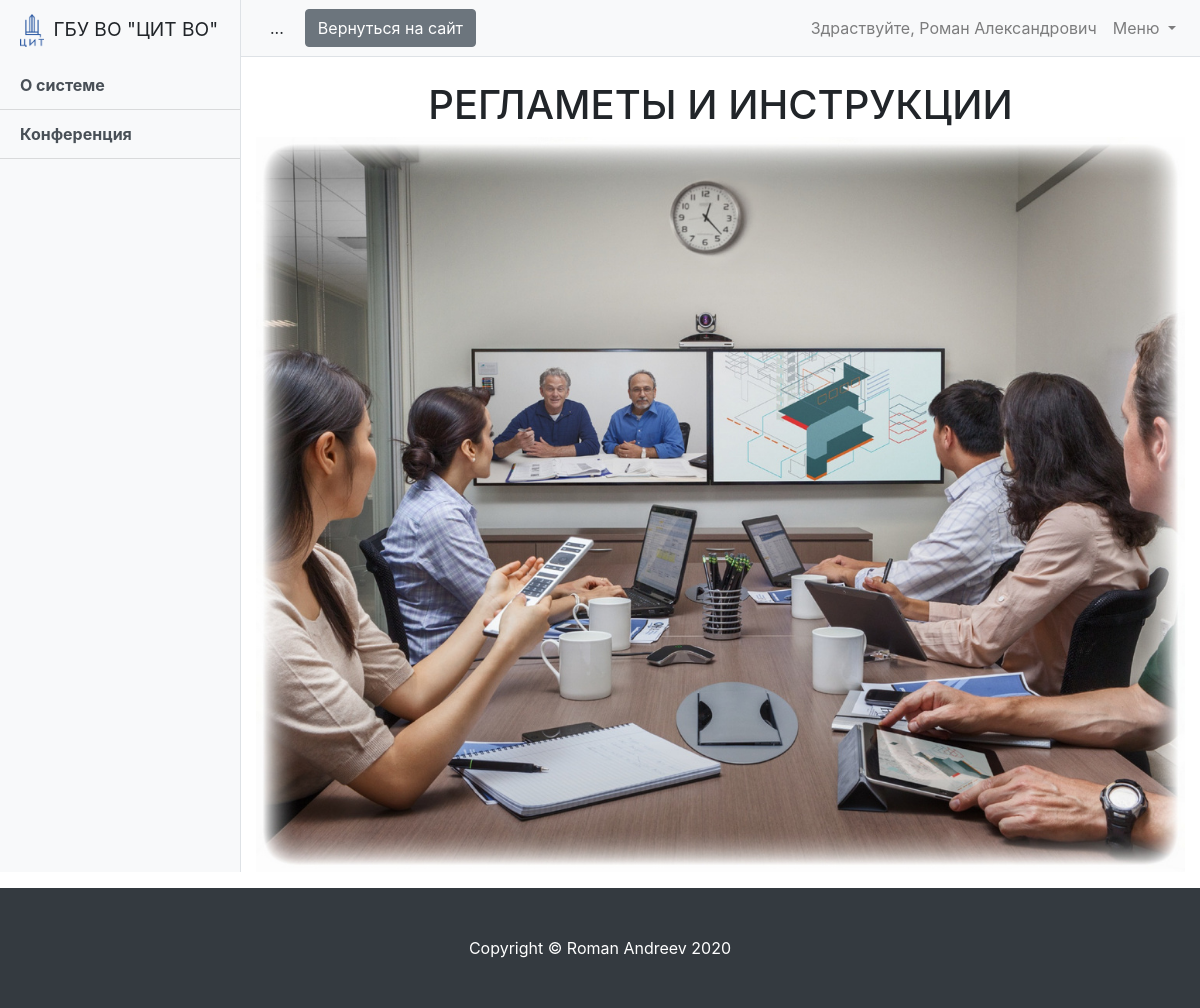
The app's page /help/ (signed in), older data.
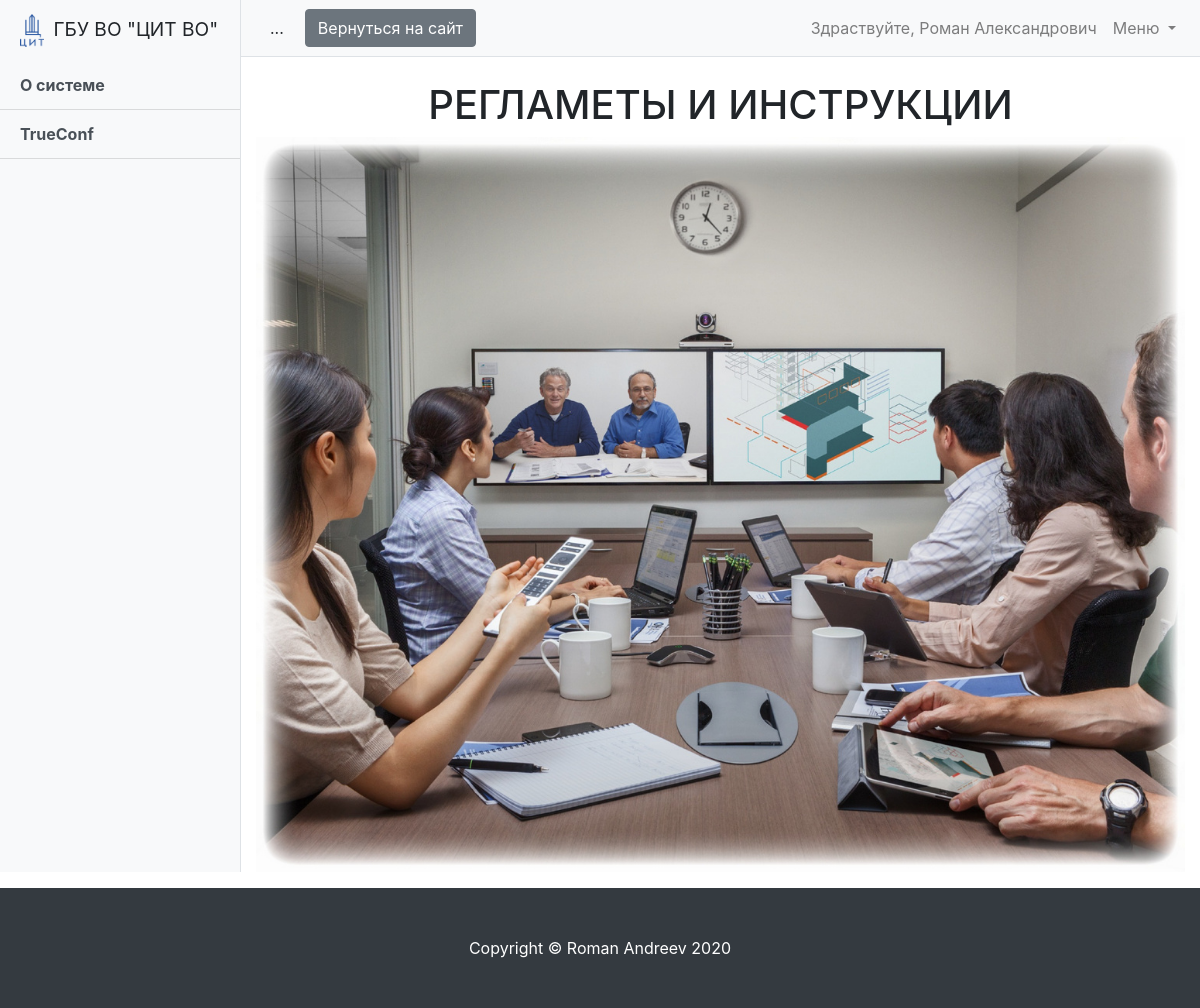
The same page, newer data.
### help/models.py (models this page shows, shortened)
class Section(models.Model):
    serial_number = models.SmallIntegerField(verbose_name='Порядковый номер', unique=True)
    name = models.CharField(max_length=20)
    created_at = models.DateTimeField(auto_now_add=True)
    updated_at = models.DateTimeField(auto_now=True)
    def get_page_list(self):
        return Page.objects.filter(section=self)
    class Meta:
        ordering = ['serial_number']
        verbose_name = 'Раздел'
        verbose_name_plural = 'Разделы'

### schedule/models.py (models this page shows, shortened)
class User(AbstractUser):
    is_operator = models.BooleanField(default=False, verbose_name='Опертор')
    is_assistant = models.BooleanField(default=False, verbose_name='Ассистент')
    organization = models.ForeignKey('Organization', verbose_name='Организация', on_delete=models.SET_NULL,
                                     null=True, blank=True)
    subscribe_mail = models.BooleanField(verbose_name='Подписка на почтовую рассылку', default=False)
    telegram = models.CharField(max_length=10, verbose_name='Телеграм чат-id', null=True, blank=True)
    subscribe_telegram = models.BooleanField(verbose_name='Подписка на рассылку в телеграм', default=False)
    phone = models.CharField(max_length=100, verbose_name='Телефон', null=True, blank=True)

### help/views.py (the view)
# urls.py: path('', HelpIndexView.as_view(), name='help_index_page'),
class HelpIndexView(LoginRequiredMixin, TemplateView):
    template_name = "help/help_page.html"
    def get_context_data(self, **kwargs):
        context = super().get_context_data(**kwargs)
        context['section_list'] = Section.objects.all()
        return context

### help/models.py (called while the page is built)
    def get_absolute_url(self):
        return reverse('help_page', kwargs={'slug': self.slug})

### help/templates/help/help_page.html (shortened to what this page needs)
{% extends "base.html" %}
{% load static %}
{% block bottom_nav %}
<a class="btn btn-secondary ml-2" href="{% url 'event_list' %}">Вернуться на сайт<span class="sr-only">(current)</span></a>
{% endblock bottom_nav %}
{% block sidebar_link %}
<div id="accordion">
  {% for section in section_list %}
  <div class="list-group list-group-flush">
    <div class="link list-group-item list-group-item-action bg-light bg-gradient"><b>{{ section.name }}</b></div>
  </div>
  {% endfor %}
</div>
{% endblock sidebar_link %}
{% block content %}
<div class="text-center">
  <h1 class="mt-4">РЕГЛАМЕТЫ И ИНСТРУКЦИИ</h1>
</div>
<img src="{% static 'vcs.jpg' %}" class="img-fluid" alt="...">
{% endblock content %}

### templates/base.html (shortened to what this page needs)
<!DOCTYPE html>
<html lang="en">
{% load static %}
<head>
    <link href="{% static 'vendor/bootstrap/css/bootstrap.min.css' %}" rel="stylesheet">
    <link href=" {% static 'css/simple-sidebar.css' %}" rel="stylesheet">
</head>
<body>
<div class="d-flex" id="wrapper">
    {% block sidebar %}
    <div class="bg-light border-right" id="sidebar-wrapper">
        <div class="sidebar-heading">
            <img src="{% static 'image.png' %}" width="24" class="img-fluid mr-1" alt="...">
            ГБУ ВО "ЦИТ ВО"
        </div>
        <div class="list-group list-group-flush">
            {% block sidebar_link %}{% endblock sidebar_link %}
        </div>
    </div>
    <div id="page-content-wrapper">
        <nav class="navbar navbar-expand-lg navbar-light bg-light border-bottom">
            <button class="btn btn-light" id="menu-toggle">...</button>
            {% block bottom_nav %}{% endblock bottom_nav %}
            {% endblock sidebar %}
            <div class="collapse navbar-collapse" id="navbarSupportedContent">
                <ul class="navbar-nav ml-auto mt-2 mt-lg-0">
                    <li class="nav-item">
                        {% if request.user.is_authenticated %}
                        <a class="nav-link" href="{% url 'settings' %}">Здраствуйте, {{ request.user.first_name }}</a>
                        {% endif %}
                    </li>
                    <li class="nav-item dropdown">
                        <a class="nav-link dropdown-toggle" href="#" id="navbarDropdown" role="button" data-toggle="dropdown" aria-haspopup="true" aria-expanded="false">
                            Меню
                        </a>
                    </li>
                </ul>
            </div>
        </nav>
        <div class="container-fluid">
            <div >
                {% block content %}
                {% endblock content %}
            </div>
        </div>
    </div>
</div>
<footer class="py-5 bg-dark mt-3">
  <div class="container">
    <p class="m-0 text-center text-white">Copyright &copy; Roman Andreev 2020</p>
  </div>
</footer>
</body>
</html>

### static_dev/css/simple-sidebar.css (style rules this page uses)
#wrapper { overflow-x: hidden; }
#sidebar-wrapper { min-height: 100vh; margin-left: -15rem; -webkit-transition: margin .25s ease-out; -moz-transition: margin .25s ease-out; -o-transition: margin .25s ease-out; transition: margin .25s ease-out; }
#sidebar-wrapper .sidebar-heading { padding: 0.875rem 1.25rem; font-size: 1.2rem; }
#sidebar-wrapper .list-group { width: 15rem; }
#page-content-wrapper { min-width: 100vw; }
@media (min-width: 768px) { #sidebar-wrapper { margin-left: 0; } }
@media (min-width: 768px) { #page-content-wrapper { min-width: 0; width: 100%; } }

Row changes from the older to the newer data that the page shows:
changed Section: name "Конференция" → "TrueConf"
